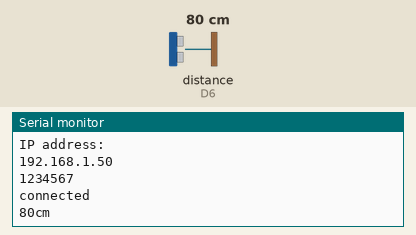
The sketch below on a simulated ESP8266 (NodeMCU). On the bench: the last lines printed to the serial monitor. Wiring (inferred from the names in the program): ultrasonic range finder: trigger D5; echo D6. The test bench sets the inputs (shaded band); at power-on: distance to the obstacle (sensor on D6) 80 cm. The echo pulse lasts 58.3 µs per cm; WiFi joins after 1.5 s; servers stay silent unless stated; no MQTT or app messages arrive unless stated.

Above: at 2.7 s.
2.8 s: distance to the obstacle (sensor on D6) set to 2 cm
At 4.1 s:
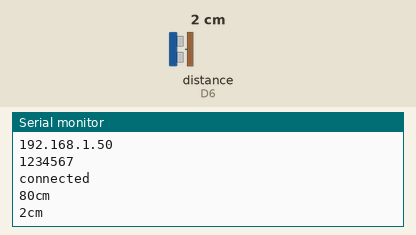
4.4 s: distance to the obstacle (sensor on D6) set to 4 cm
At 5.1 s:
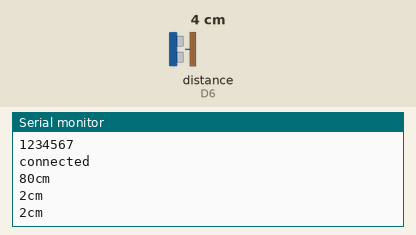
Timing chart, 0 to 7.4 s (numbered marks = the images above; inputs shaded):
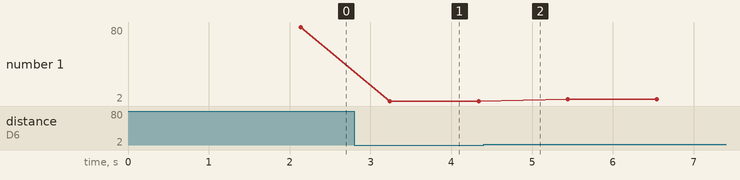

The sketch:

day3-mqtt-send-ultrasound-sensor-values-json.ino
```cpp
/* Sketch to read ultrasound distance sensor and send the values to MQTT on cloud */

#include <ESP8266WiFi.h>
#include <PubSubClient.h>

// Update these with values suitable for your network.

const char* ssid        = "iot-coppercloud";
const char* password    = "coppercloud";
const char* mqtt_server = "3.214.158.175";
int         mqtt_port   = 1883;

char mqttUsername[20] = "iotcube";
char mqttPassword[20] = "i0tcub3";

WiFiClient espClient;
PubSubClient mqttClient(espClient);

long lastMsg = 0;
char msg[200];
int value = 0;
char _msgLwt[256];
String msgPrefix = "";
uint32_t getDeviceID() {return getChipID();}
uint32_t getChipID() {return ESP.getChipId();}
const char* getClientID() {return String(getChipID()).c_str();}
String topicLwt = "lwt";
uint8_t connAttempts = 0;

const int TrigerPin = D5;
const int EchoPin = D6;
String message2 = "devicename:distancesensor,msgtype:lwt";

//const int RelayPin =  D2;

void setup_wifi() {

  delay(10);
  // We start by connecting to a WiFi network
  Serial.println();
  Serial.print("Connecting to ");
  Serial.println(ssid);

  WiFi.begin(ssid, password);

  while (WiFi.status() != WL_CONNECTED) {
    delay(500);
    Serial.print(".");
  }

  randomSeed(micros());

  Serial.println("");
  Serial.println("WiFi connected");
  Serial.println("IP address: ");
  Serial.println(WiFi.localIP());
}

void setupMqtt() {
  mqttClient.setServer(mqtt_server, mqtt_port);
  // invoke "callback()" function when there is an incoming message
  mqttClient.setCallback(callback);
  setStandardMessages();
}

void reconnect() {
  // Loop until we're reconnected
  while (!mqttClient.connected() && (connAttempts < 5)) {  //each attempt waits for a long time already
        connAttempts++;
        mqttClient.connect(getClientID(), mqttUsername, mqttPassword, topicLwt.c_str(), 0, false, _msgLwt);
        delay(500);
    }
    String clientId = String(ESP.getChipId());
    Serial.println();
    Serial.println(clientId);
    if (mqttClient.connect(clientId.c_str())) {Serial.println("connected");delay(20);sendBirthMessage();}
}

void setup() {
  //pinMode(BUILTIN_LED, OUTPUT);     // Initialize the BUILTIN_LED pin as an output
  Serial.begin(115200);
  setup_wifi();       // setup WiFi connection
  setupMqtt();       // setup mqtt connection
}

void loop() {
  if (!mqttClient.connected()) {reconnect();}
  mqttClient.loop();
  //client.loop();
  readSensor();
  delay(100);
}

void readSensor(){
  long duration, inches, cm;

  // The PING))) is triggered by a HIGH pulse of 2 or more microseconds.
  // Give a short LOW pulse beforehand to ensure a clean HIGH pulse:
  pinMode(TrigerPin, OUTPUT);
  digitalWrite(TrigerPin, LOW);
  delayMicroseconds(2);
  digitalWrite(TrigerPin, HIGH);
  delayMicroseconds(5);
  digitalWrite(TrigerPin, LOW);

  // The same pin is used to read the signal from the PING))): a HIGH pulse
  // whose duration is the time (in microseconds) from the sending of the ping
  // to the reception of its echo off of an object.
  pinMode(EchoPin, INPUT);
  duration = pulseIn(EchoPin, HIGH);

  // convert the time into a distance
  inches = microsecondsToInches(duration);
  cm     = microsecondsToCentimeters(duration);

  Serial.print(cm); Serial.print("cm"); Serial.println();
  String value = String(cm);
  String message = "";
  message = message + "{\"sensorid\":" + ESP.getChipId()
            + ",\"lat\":18.4423,\"long\":73.7671,\"value\":" + value + "}";
  mqttClient.publish("distancesensor", message.c_str());
  delay(1000);
}

long microsecondsToInches(long microseconds) {
  // According to Parallax's datasheet for the PING))), there are 73.746
  // microseconds per inch (i.e. sound travels at 1130 feet per second).
  // This gives the distance travelled by the ping, outbound and return,
  // so we divide by 2 to get the distance of the obstacle.
  // See: http://www.parallax.com/dl/docs/prod/acc/28015-PING-v1.3.pdf
  return microseconds / 74 / 2;
}

long microsecondsToCentimeters(long microseconds) {
  // The speed of sound is 340 m/s or 29 microseconds per centimeter.
  // The ping travels out and back, so to find the distance of the object we
  // take half of the distance travelled.
  return microseconds / 29 / 2;
}

void setStandardMessages() {
    // todo - replace String with c_str
    msgPrefix =String("\"deviceid\":\"") + getDeviceID() + "\",";

    // lwt message template
    String msg = "";
    msg = "{" + msgPrefix + String("\"msgtype\":\"lwt\"}");
    msg.toCharArray(_msgLwt, 256);
}

void callback(char* topic, byte* payload, unsigned int length) {
  Serial.print("Message arrived [");
  Serial.print(topic);
  Serial.print("] ");
  for (int i = 0; i < length; i++) {Serial.print((char)payload[i]);}
  Serial.println();

  payload[length] = '\0'; // terminate the incoming list of charas as a String

  // act on the incoming command
  if(strcmp(((char *)payload), "on") == 0)  {digitalWrite(D4,LOW);}
  else if(strcmp(((char*)payload),"off") == 0){digitalWrite(D4,HIGH);}
  else{Serial.println("Unexpected message");}
}

void sendBirthMessage(){
  String birthmessage = "";
  birthmessage = birthmessage + "{\"deviceid\":\"" + ESP.getChipId()+ "\"," + String("\"msgtype\":\"birth\"}");
  mqttClient.publish("birth", birthmessage.c_str());
}
```

Measured:
- after the input at 2.8 s, the serial monitor: prints a new line after 0.44 s (image 1)
- plotted number 1: 80 → 2 after the input at 2.8 s, 2 → 4 after the input at 4.4 s
